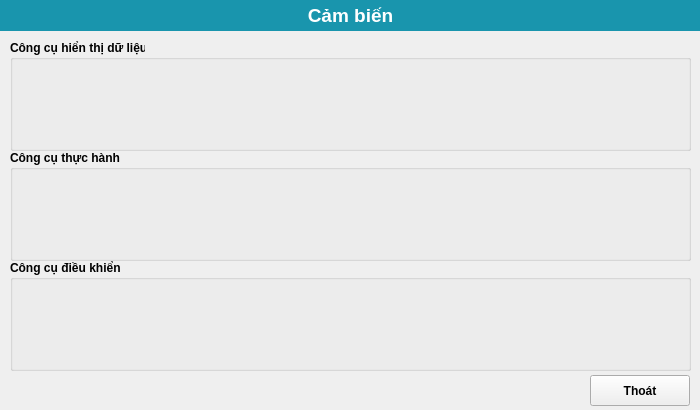
<?xml version="1.0" encoding="UTF-8"?>
<ui version="4.0">
 <class>FrmDeviceSelection</class>
 <widget class="QMainWindow" name="FrmDeviceSelection">
  <property name="geometry">
   <rect>
    <x>0</x>
    <y>0</y>
    <width>700</width>
    <height>410</height>
   </rect>
  </property>
  <property name="minimumSize">
   <size>
    <width>540</width>
    <height>320</height>
   </size>
  </property>
  <property name="windowTitle">
   <string>MainWindow</string>
  </property>
  <property name="styleSheet">
   <string notr="true"/>
  </property>
  <widget class="QWidget" name="centralwidget">
   <widget class="QGroupBox" name="groupBox_Practice">
    <property name="geometry">
     <rect>
      <x>10</x>
      <y>150</y>
      <width>681</width>
      <height>111</height>
     </rect>
    </property>
    <property name="font">
     <font>
      <bold>true</bold>
     </font>
    </property>
    <property name="title">
     <string>Công cụ thực hành</string>
    </property>
    <widget class="QListWidget" name="listWidget_toolPractice">
     <property name="geometry">
      <rect>
       <x>10</x>
       <y>20</y>
       <width>661</width>
       <height>81</height>
      </rect>
     </property>
     <property name="styleSheet">
      <string notr="true">background-color: transparent;</string>
     </property>
     <property name="frameShadow">
      <enum>QFrame::Raised</enum>
     </property>
    </widget>
   </widget>
   <widget class="QPushButton" name="pushButton_cancel">
    <property name="geometry">
     <rect>
      <x>590</x>
      <y>375</y>
      <width>100</width>
      <height>31</height>
     </rect>
    </property>
    <property name="font">
     <font>
      <bold>true</bold>
     </font>
    </property>
    <property name="text">
     <string>Thoát</string>
    </property>
   </widget>
   <widget class="QGroupBox" name="groupBox_Display">
    <property name="geometry">
     <rect>
      <x>10</x>
      <y>40</y>
      <width>681</width>
      <height>111</height>
     </rect>
    </property>
    <property name="font">
     <font>
      <bold>true</bold>
     </font>
    </property>
    <property name="title">
     <string>Công cụ hiển thị dữ liệu</string>
    </property>
    <widget class="QListWidget" name="listWidget_toolDisplay">
     <property name="geometry">
      <rect>
       <x>10</x>
       <y>20</y>
       <width>661</width>
       <height>81</height>
      </rect>
     </property>
     <property name="styleSheet">
      <string notr="true">background-color: transparent;
</string>
     </property>
     <property name="frameShadow">
      <enum>QFrame::Raised</enum>
     </property>
    </widget>
   </widget>
   <widget class="QLabel" name="label_Name">
    <property name="geometry">
     <rect>
      <x>0</x>
      <y>0</y>
      <width>701</width>
      <height>31</height>
     </rect>
    </property>
    <property name="font">
     <font>
      <family>Arial</family>
      <pointsize>14</pointsize>
      <bold>true</bold>
     </font>
    </property>
    <property name="styleSheet">
     <string notr="true">background-color: rgb(25, 149, 173);
color: rgb(255, 255,255);</string>
    </property>
    <property name="text">
     <string>Cảm biến</string>
    </property>
    <property name="alignment">
     <set>Qt::AlignCenter</set>
    </property>
   </widget>
   <widget class="QGroupBox" name="groupBox_Control">
    <property name="geometry">
     <rect>
      <x>10</x>
      <y>260</y>
      <width>681</width>
      <height>111</height>
     </rect>
    </property>
    <property name="font">
     <font>
      <bold>true</bold>
     </font>
    </property>
    <property name="title">
     <string>Công cụ điều khiển</string>
    </property>
    <widget class="QListWidget" name="listWidget_toolControl">
     <property name="geometry">
      <rect>
       <x>10</x>
       <y>20</y>
       <width>661</width>
       <height>81</height>
      </rect>
     </property>
     <property name="styleSheet">
      <string notr="true">background-color: transparent;</string>
     </property>
     <property name="frameShadow">
      <enum>QFrame::Raised</enum>
     </property>
    </widget>
   </widget>
  </widget>
 </widget>
 <tabstops>
  <tabstop>listWidget_toolDisplay</tabstop>
  <tabstop>listWidget_toolPractice</tabstop>
  <tabstop>pushButton_cancel</tabstop>
 </tabstops>
 <resources/>
 <connections/>
</ui>
